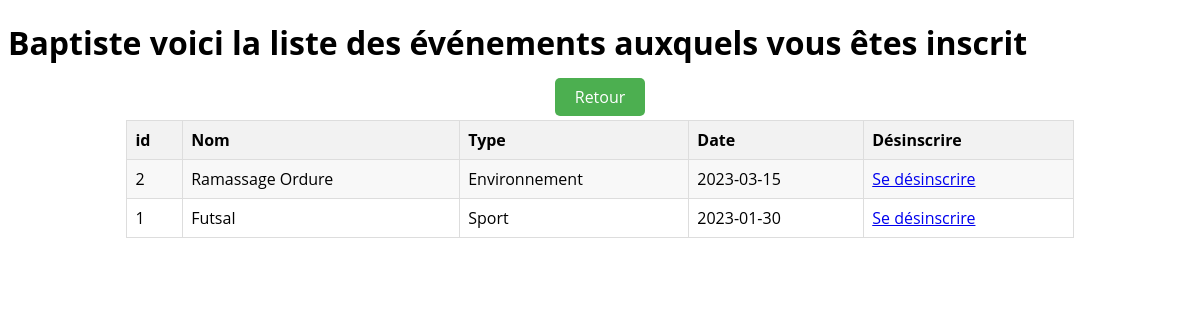
The page /events.php (signed in) on the database its author committed.
### tables this page shows
CREATE TABLE IF NOT EXISTS `events` (
  `id` int(11) NOT NULL AUTO_INCREMENT,
  `nom` varchar(255) NOT NULL,
  `type` varchar(255) NOT NULL,
  `date` date NOT NULL,
  `nb_inscrit` int(11) DEFAULT '0',
  PRIMARY KEY (`id`)
);

### public/fonction.php (called while the page is built, shortened)
<?php
require_once 'connexion_bd.php';
function getEventsByUser($userId) {
    global $pdo;
    $requete = "SELECT e.id, e.nom, e.type, e.date FROM events e
                JOIN events_users ue ON e.id = ue.event_id
                WHERE ue.user_id = :userId";
    $prep = $pdo->prepare($requete);
    $prep->bindValue(':userId', $userId);
    $prep->execute();
    return $prep->fetchAll();
}

### public/events.php (the view, shortened to what this page needs)
<!DOCTYPE html>
<html lang="fr">
<head class="tete">
    <?php
    require_once 'fonction.php';
    $userId = $_SESSION['id'];
    $userEvents = getEventsByUser($userId);
    ?>
</head>
<body>
    <div class="container">
        <table class="table table-bordered table-dark">
            <h1>
                <?php echo $_SESSION['prenom'] ?> voici la liste des événements auxquels vous êtes inscrit
            </h1>
            <div style="text-align: center; margin-top: 10px;">
                <a href="info_profil.php" class="btn btn-primary">Retour</a>
            </div>
            <tr>
                <th>id</th>
                <th>Nom</th>
                <th>Type</th>
                <th>Date</th>
                <th>Désinscrire</th>
            </tr>
            <?php foreach ($userEvents as $event): ?>
                <tr>
                    <td>
                        <?php echo $event->id ?>
                    </td>
                    <td>
                        <?php echo $event->nom ?>
                    </td>
                    <td>
                        <?php echo $event->type ?>
                    </td>
                    <td>
                        <?php echo $event->date ?>
                    </td>
                    <td><a href="desinscriptionEvent.php?event_id=<?php echo $event->id ?>"
                            onclick="return confirm('Êtes-vous sûr de vouloir vous désinscrire ?');">Se désinscrire</a>
                    </td>
                </tr>
            <?php endforeach ?>
        </table>
    </div>
</body>
</html>

### public/events.php (style rules this page uses)
body { font-family: 'Open Sans', sans-serif; }
table { border-collapse: collapse; width: 80%; margin: 0 auto; margin-top: 1%; }
th, td { border: 1px solid #ddd; padding: 8px; text-align: left; }
th { background-color: #f2f2f2; font-weight: bold; }
tr:nth-child(even) { background-color: #f8f8f8; }
.table { border-radius: 10px; }
.btn { padding: 8px 20px; border-radius: 5px; text-decoration: none; color: #fff; }
.btn-primary { background-color: #4CAF50; }

### rows shown on the page
events: id "2", nom "Ramassage Ordure", type "Environnement", date "2023-03-15"
events: id "1", nom "Futsal", type "Sport", date "2023-01-30"

### other values the page prints
$_SESSION['prenom'] "Baptiste"
